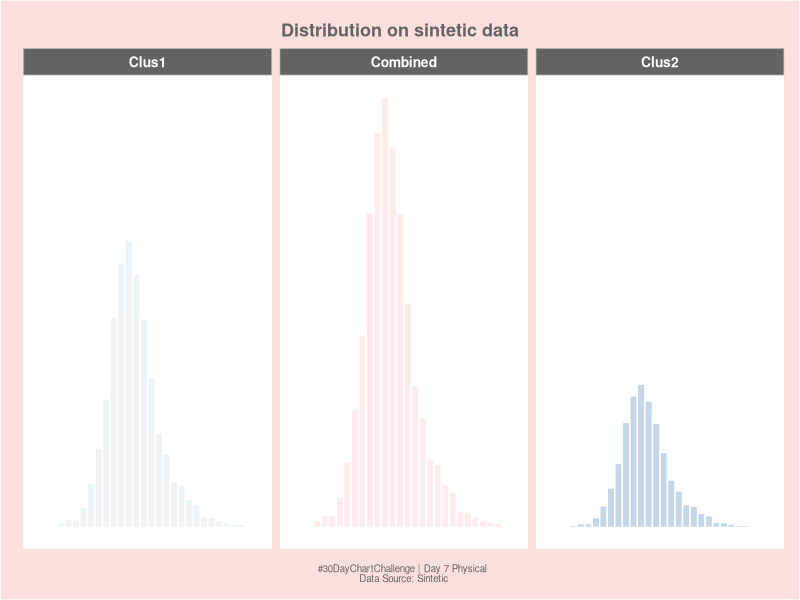

R code for this plot:
## ---- chunk 1
library(tidyverse)
library(ggplot2)
library(ggtext)

my_colors<-c("#636363","#e0ecf4", "#fde0dd" ,"#9ebcda" )


my_theme<-theme(
    panel.border = element_blank(),
    panel.grid.major = element_blank(),
    panel.grid.minor = element_blank(),
    panel.grid.major.x = element_blank(),
    panel.grid.minor.x = element_blank(),
    plot.title = element_markdown(face="bold",size = 13, hjust=0.5, color="#636363"),
    plot.title.position = "plot",
    plot.subtitle = element_markdown(size = 9, color="#636363"),
    plot.caption = element_markdown(size = 7, hjust=0.5, color="#636363"),
    strip.text = element_text(face = "bold", color = "white",hjust = 0.5, size = 10),
    strip.background = element_rect(fill = "#636363", linetype = "solid", color="grey"),
    axis.text = element_blank(),
    axis.title.x = element_markdown(),
    axis.title.y = element_markdown(),
    axis.text.x = element_blank(),
    axis.ticks.x=element_blank(),
    axis.ticks.y=element_blank(),
    plot.background = element_rect(fill = "#fde0dd"),
    legend.position="none",
    plot.margin = margin(6,4,4,4,"mm")

  )



## ---- chunk 2
#histogram data
clus1=rnorm(2000)
clus2=rnorm(1000, 1, 2)
combined = c(clus1, clus2)
dt<-data.frame(data=c(combined, clus1, clus2), labels=rep(c("Combined", "Clus1", "Clus2"), c(3e6, 2e6, 1e6)))
## ---- chunk 3
p<-dt %>% 
  transform( labels=factor(labels,levels=c("Clus1","Combined","Clus2"))) %>% 
    ggplot( aes(x=data, fill=labels)) +
    geom_histogram(color="white",alpha=0.6, position = 'identity') +
    scale_fill_manual(values=c("#e0ecf4", "#fde0dd" ,"#9ebcda")) +
    facet_wrap(~labels)+
    theme_bw() + my_theme+
    labs(
            title = "Distribution on sintetic data",
            #subtitle = " *starting Feb 2020* ",
            caption = " #30DayChartChallenge | Day 7 Physical <br> Data Source: Sintetic",
            x="",
            y=""
            )+
  my_theme 
 
#p

ggsave("day7.png", height = 3.5, width = 7, dpi=300)


